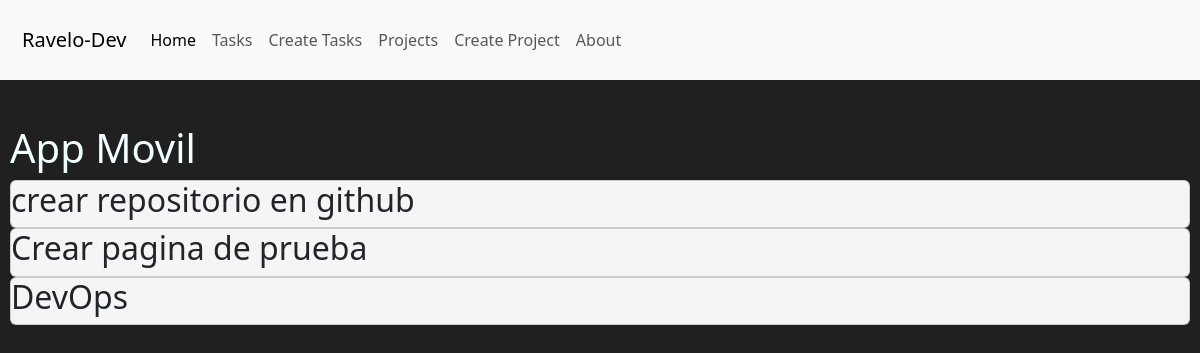
/projects/1, run on the app's committed database.
### myapp/models.py (models this page shows, shortened)
class Project(models.Model):
    name = models.CharField(max_length=200)
    def __str__(self):
        return self.name

class Tasks(models.Model):
    title = models.CharField(max_length=200)
    description = models.TextField(max_length=500)
    project = models.ForeignKey(Project, on_delete=models.CASCADE)
    done = models.BooleanField(default=False)

### myapp/views.py (the view)
# urls.py: path('projects/<int:id>', views.project_detail, name="project_detail"),
def project_detail(request, id):
    project = get_object_or_404(Project, id=id)
    tasks = Tasks.objects.filter(project_id=id)
    return render(request, 'projects/detail.html',
                  {'project': project,
                  'tasks': tasks})

### myapp/templates/projects/detail.html
{% extends 'layouts/base.html' %}
{% block content %}
<h1>{{project}}</h1>
{% for task in tasks %}
<div class="card">
    <h2>{{task.title}}</h2>
</div>
{% endfor %}
{% endblock %}

### myapp/static/styles/main.css (style rules this page uses)
body { background-color: #202020; color: azure; }
.card { background: whitesmoke; margin: auto; }

### data on the page
Project: name "App Movil"
Tasks: title "crear repositorio en github"
Tasks: title "Crear pagina de prueba"
Tasks: title "DevOps"
